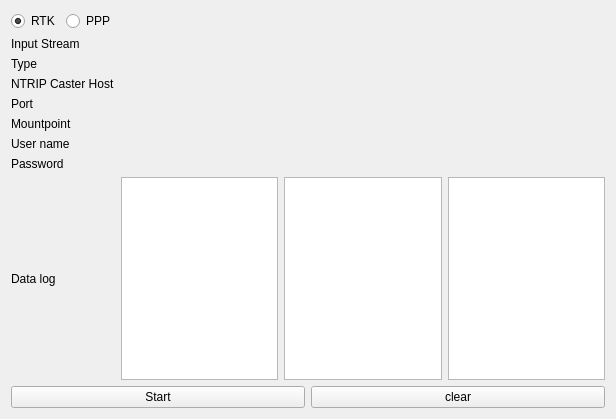
<?xml version="1.0" encoding="UTF-8"?>
<ui version="4.0">
 <class>ClientModuleUI</class>
 <widget class="QWidget" name="ClientModuleUI">
  <property name="geometry">
   <rect>
    <x>0</x>
    <y>0</y>
    <width>616</width>
    <height>419</height>
   </rect>
  </property>
  <property name="windowTitle">
   <string>ClientModuleUI</string>
  </property>
  <layout class="QVBoxLayout" name="verticalLayout_2">
   <item>
    <layout class="QHBoxLayout" name="horizontalLayout_2">
     <item>
      <widget class="QRadioButton" name="m_radioButton_RTK">
       <property name="text">
        <string>RTK</string>
       </property>
       <property name="checked">
        <bool>true</bool>
       </property>
      </widget>
     </item>
     <item>
      <widget class="QRadioButton" name="m_radioButton_PPP">
       <property name="text">
        <string>PPP</string>
       </property>
      </widget>
     </item>
     <item>
      <spacer name="horizontalSpacer">
       <property name="orientation">
        <enum>Qt::Horizontal</enum>
       </property>
       <property name="sizeHint" stdset="0">
        <size>
         <width>40</width>
         <height>20</height>
        </size>
       </property>
      </spacer>
     </item>
    </layout>
   </item>
   <item>
    <layout class="QGridLayout" name="gridLayout">
     <item row="0" column="0">
      <layout class="QVBoxLayout" name="verticalLayout">
       <item>
        <widget class="QLabel" name="label">
         <property name="text">
          <string>Input Stream</string>
         </property>
        </widget>
       </item>
       <item>
        <widget class="QLabel" name="label_2">
         <property name="text">
          <string>Type</string>
         </property>
        </widget>
       </item>
       <item>
        <widget class="QLabel" name="label_3">
         <property name="text">
          <string>NTRIP Caster Host</string>
         </property>
        </widget>
       </item>
       <item>
        <widget class="QLabel" name="label_4">
         <property name="text">
          <string>Port</string>
         </property>
        </widget>
       </item>
       <item>
        <widget class="QLabel" name="label_5">
         <property name="text">
          <string>Mountpoint</string>
         </property>
        </widget>
       </item>
       <item>
        <widget class="QLabel" name="label_6">
         <property name="text">
          <string>User name</string>
         </property>
        </widget>
       </item>
       <item>
        <widget class="QLabel" name="label_8">
         <property name="text">
          <string>Password</string>
         </property>
        </widget>
       </item>
      </layout>
     </item>
     <item row="1" column="0">
      <widget class="QLabel" name="label_7">
       <property name="text">
        <string>Data log</string>
       </property>
      </widget>
     </item>
     <item row="1" column="1">
      <widget class="QPlainTextEdit" name="m_plainTextEditData_1"/>
     </item>
     <item row="1" column="2">
      <widget class="QPlainTextEdit" name="m_plainTextEditData_2"/>
     </item>
     <item row="1" column="3">
      <widget class="QPlainTextEdit" name="m_plainTextEditData_3">
       <property name="maximumSize">
        <size>
         <width>16777215</width>
         <height>16777215</height>
        </size>
       </property>
      </widget>
     </item>
    </layout>
   </item>
   <item>
    <layout class="QHBoxLayout" name="horizontalLayout">
     <item>
      <widget class="QPushButton" name="m_pushButtonStart">
       <property name="text">
        <string>Start</string>
       </property>
      </widget>
     </item>
     <item>
      <widget class="QPushButton" name="m_pushButtonClearData">
       <property name="text">
        <string>clear</string>
       </property>
      </widget>
     </item>
    </layout>
   </item>
  </layout>
 </widget>
 <layoutdefault spacing="6" margin="11"/>
 <resources/>
 <connections/>
</ui>
